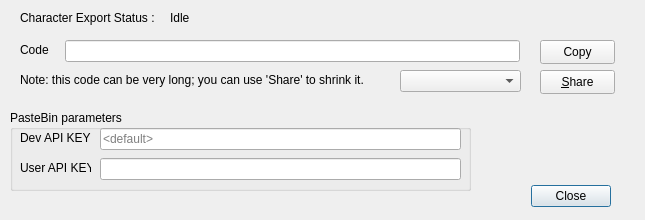
<?xml version="1.0" encoding="UTF-8"?>
<ui version="4.0">
 <class>BuildExport</class>
 <widget class="QDialog" name="BuildExport">
  <property name="geometry">
   <rect>
    <x>0</x>
    <y>0</y>
    <width>645</width>
    <height>220</height>
   </rect>
  </property>
  <property name="maximumSize">
   <size>
    <width>645</width>
    <height>220</height>
   </size>
  </property>
  <property name="windowTitle">
   <string>Export current character. Generate a code to share this build with other Path of Building users.</string>
  </property>
  <property name="windowIcon">
   <iconset resource="../PoB.qrc">
    <normaloff>:/Art/Icons/paper-plane.png</normaloff>:/Art/Icons/paper-plane.png</iconset>
  </property>
  <widget class="QDialogButtonBox" name="buttonBox">
   <property name="geometry">
    <rect>
     <x>380</x>
     <y>180</y>
     <width>231</width>
     <height>32</height>
    </rect>
   </property>
   <property name="orientation">
    <enum>Qt::Horizontal</enum>
   </property>
   <property name="standardButtons">
    <set>QDialogButtonBox::Close</set>
   </property>
  </widget>
  <widget class="QLabel" name="label_Info">
   <property name="geometry">
    <rect>
     <x>20</x>
     <y>42</y>
     <width>40</width>
     <height>16</height>
    </rect>
   </property>
   <property name="text">
    <string>Code</string>
   </property>
  </widget>
  <widget class="QLineEdit" name="lineEdit_Code">
   <property name="geometry">
    <rect>
     <x>65</x>
     <y>40</y>
     <width>455</width>
     <height>22</height>
    </rect>
   </property>
   <property name="inputMask">
    <string notr="true"/>
   </property>
  </widget>
  <widget class="QLabel" name="label_Share">
   <property name="geometry">
    <rect>
     <x>20</x>
     <y>72</y>
     <width>351</width>
     <height>16</height>
    </rect>
   </property>
   <property name="text">
    <string>Note: this code can be very long; you can use 'Share' to shrink it.</string>
   </property>
  </widget>
  <widget class="QPushButton" name="btn_Copy">
   <property name="enabled">
    <bool>true</bool>
   </property>
   <property name="geometry">
    <rect>
     <x>540</x>
     <y>40</y>
     <width>75</width>
     <height>24</height>
    </rect>
   </property>
   <property name="text">
    <string>Copy</string>
   </property>
  </widget>
  <widget class="QPushButton" name="btn_Share">
   <property name="enabled">
    <bool>true</bool>
   </property>
   <property name="geometry">
    <rect>
     <x>540</x>
     <y>70</y>
     <width>75</width>
     <height>24</height>
    </rect>
   </property>
   <property name="text">
    <string>&amp;Share</string>
   </property>
  </widget>
  <widget class="QComboBox" name="combo_ShareSite">
   <property name="geometry">
    <rect>
     <x>400</x>
     <y>70</y>
     <width>121</width>
     <height>22</height>
    </rect>
   </property>
  </widget>
  <widget class="QLabel" name="label_Export">
   <property name="geometry">
    <rect>
     <x>20</x>
     <y>10</y>
     <width>141</width>
     <height>16</height>
    </rect>
   </property>
   <property name="text">
    <string>Character Export Status :</string>
   </property>
  </widget>
  <widget class="QLabel" name="label_Status">
   <property name="geometry">
    <rect>
     <x>170</x>
     <y>10</y>
     <width>431</width>
     <height>16</height>
    </rect>
   </property>
   <property name="text">
    <string>Idle</string>
   </property>
  </widget>
  <widget class="QGroupBox" name="groupBox_PasteBin">
   <property name="enabled">
    <bool>true</bool>
   </property>
   <property name="geometry">
    <rect>
     <x>10</x>
     <y>110</y>
     <width>461</width>
     <height>81</height>
    </rect>
   </property>
   <property name="title">
    <string>PasteBin parameters</string>
   </property>
   <widget class="QLineEdit" name="lineEdit_DevKey">
    <property name="geometry">
     <rect>
      <x>90</x>
      <y>18</y>
      <width>361</width>
      <height>22</height>
     </rect>
    </property>
    <property name="inputMask">
     <string notr="true"/>
    </property>
    <property name="text">
     <string notr="true"/>
    </property>
    <property name="echoMode">
     <enum>QLineEdit::PasswordEchoOnEdit</enum>
    </property>
    <property name="placeholderText">
     <string>&lt;default&gt;</string>
    </property>
   </widget>
   <widget class="QLabel" name="label_DevKey">
    <property name="geometry">
     <rect>
      <x>10</x>
      <y>20</y>
      <width>71</width>
      <height>16</height>
     </rect>
    </property>
    <property name="layoutDirection">
     <enum>Qt::RightToLeft</enum>
    </property>
    <property name="text">
     <string>Dev API KEY</string>
    </property>
    <property name="buddy">
     <cstring>lineEdit_DevKey</cstring>
    </property>
   </widget>
   <widget class="QLineEdit" name="lineEdit_UserKey">
    <property name="geometry">
     <rect>
      <x>90</x>
      <y>48</y>
      <width>361</width>
      <height>22</height>
     </rect>
    </property>
    <property name="inputMask">
     <string notr="true"/>
    </property>
    <property name="text">
     <string notr="true"/>
    </property>
    <property name="echoMode">
     <enum>QLineEdit::PasswordEchoOnEdit</enum>
    </property>
   </widget>
   <widget class="QLabel" name="label_UserKey">
    <property name="geometry">
     <rect>
      <x>10</x>
      <y>50</y>
      <width>71</width>
      <height>16</height>
     </rect>
    </property>
    <property name="layoutDirection">
     <enum>Qt::RightToLeft</enum>
    </property>
    <property name="text">
     <string>User API KEY</string>
    </property>
    <property name="buddy">
     <cstring>lineEdit_UserKey</cstring>
    </property>
   </widget>
  </widget>
 </widget>
 <resources>
  <include location="../PoB.qrc"/>
 </resources>
 <connections>
  <connection>
   <sender>buttonBox</sender>
   <signal>accepted()</signal>
   <receiver>BuildExport</receiver>
   <slot>accept()</slot>
   <hints>
    <hint type="sourcelabel">
     <x>248</x>
     <y>254</y>
    </hint>
    <hint type="destinationlabel">
     <x>157</x>
     <y>274</y>
    </hint>
   </hints>
  </connection>
  <connection>
   <sender>buttonBox</sender>
   <signal>rejected()</signal>
   <receiver>BuildExport</receiver>
   <slot>reject()</slot>
   <hints>
    <hint type="sourcelabel">
     <x>316</x>
     <y>260</y>
    </hint>
    <hint type="destinationlabel">
     <x>286</x>
     <y>274</y>
    </hint>
   </hints>
  </connection>
 </connections>
</ui>
